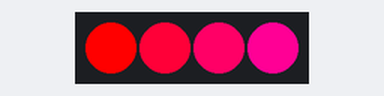
Simulated run of this sketch. Board: Arduino Uno, built with avr-gcc and run on an emulated ATmega328P. On the bench: 4 RGB LEDs in strip order, left to right.

Above: at 0.05 s.
At 4.98 s:
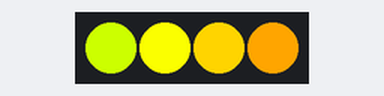
At 10.02 s:
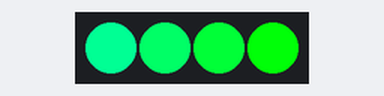
At 19.99 s:
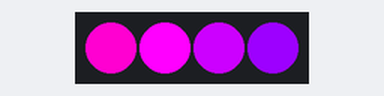
At 29.96 s:
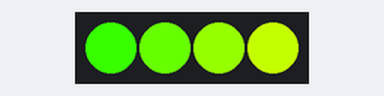
At 39.94 s:
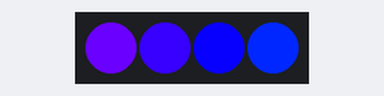
Timing chart, 0 to 40.0 s (numbered marks = the images above):
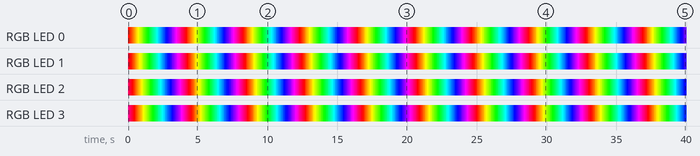

Measured:
- by itself, RGB LED 0: off → RGB(255, 0, 0) at 0.00 s, → RGB(255, 34, 0) 0.10 s later, → RGB(255, 68, 0) 0.10 s later, → RGB(255, 106, 0) 0.10 s later, … (397 changes in this stretch)
- by itself, RGB LED 1: off → RGB(255, 0, 56) at 0.00 s, → RGB(255, 0, 17) 0.10 s later, → RGB(255, 21, 0) 0.10 s later, → RGB(255, 59, 0) 0.10 s later, … (397 changes in this stretch)

The sketch:

LedStripRainbow.ino
```cpp
/* LedStripRainbow: Example Arduino sketch that shows
 * how to make a moving rainbow pattern on an
 * Addressable RGB LED Strip from Pololu.
 *
 * To use this, you will need to plug an Addressable RGB LED
 * strip from Pololu into pin 12.  After uploading the sketch,
 * you should see a moving rainbow.
 */

#include <PololuLedStrip.h>

// Create an ledStrip object and specify the pin it will use.
PololuLedStrip<13> ledStrip;

// Create a buffer for holding the colors (3 bytes per color).
#define LED_COUNT 4
rgb_color colors[LED_COUNT];

void setup()
{
}

// Converts a color from HSV to RGB.
// h is hue, as a number between 0 and 360.
// s is the saturation, as a number between 0 and 255.
// v is the value, as a number between 0 and 255.
rgb_color hsvToRgb(uint16_t h, uint8_t s, uint8_t v)
{
    uint8_t f = (h % 60) * 255 / 60;
    uint8_t p = (255 - s) * (uint16_t)v / 255;
    uint8_t q = (255 - f * (uint16_t)s / 255) * (uint16_t)v / 255;
    uint8_t t = (255 - (255 - f) * (uint16_t)s / 255) * (uint16_t)v / 255;
    uint8_t r = 0, g = 0, b = 0;
    switch((h / 60) % 6){
        case 0: r = v; g = t; b = p; break;
        case 1: r = q; g = v; b = p; break;
        case 2: r = p; g = v; b = t; break;
        case 3: r = p; g = q; b = v; break;
        case 4: r = t; g = p; b = v; break;
        case 5: r = v; g = p; b = q; break;
    }
    return (rgb_color){r, g, b};
}

void loop()
{
  // Update the colors.
  uint16_t time = millis() >> 2;
  for(uint16_t i = 0; i < LED_COUNT; i++)
  {
    byte x = (time >> 2) - (i << 3);
    colors[i] = hsvToRgb((uint32_t)x * 359 / 256, 255, 255);
  }

  // Write the colors to the LED strip.
  ledStrip.write(colors, LED_COUNT);

  delay(100);
}
```
